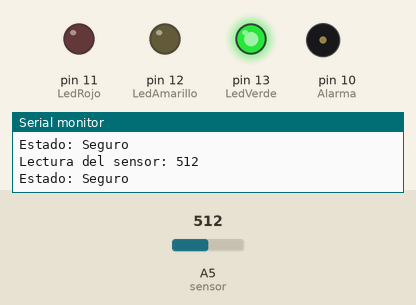
Simulated run of this sketch. Board: Arduino Uno, built with avr-gcc and run on an emulated ATmega328P. Shown: output pins drawn as LEDs (lit = HIGH), buzzer (waves = sounding), the last lines printed to the serial monitor. The test bench sets the inputs (shaded band); at power-on: A5 (sensor) = 512.

Above: at 1.8 s.
1.9 s: A5 (sensor) set to 915
3.4 s: A5 (sensor) set to 946
At 4.4 s:
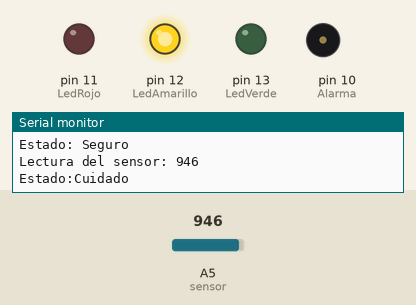
5.5 s: A5 (sensor) set to 979
At 7.3 s:
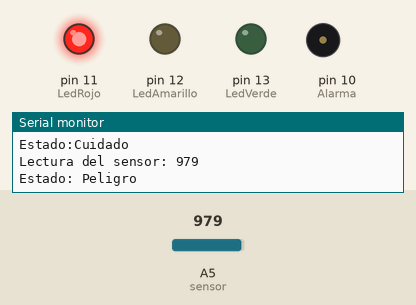
9.6 s: A5 (sensor) set to 950
At 11.7 s:
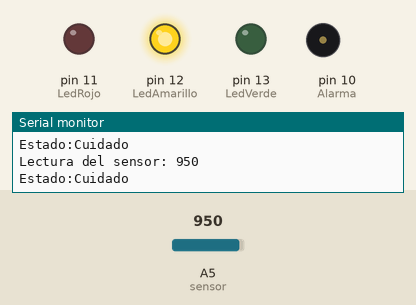
12.0 s: A5 (sensor) set to 970
At 12.9 s:
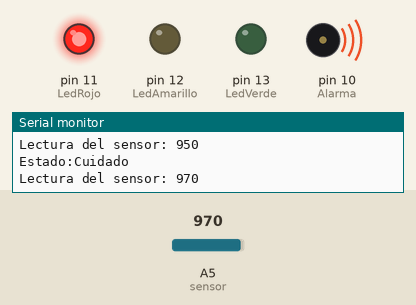
Timing chart, 0 to 17.1 s (numbered marks = the images above; inputs shaded):
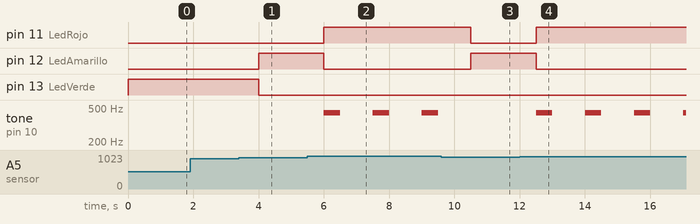

The sketch:

alarma_de_humo.ino
```cpp
/*
Selecion Nacional de Robotica 2020
Porgamacion de :
Mateo Garcia
Nesthor Guillermo
Septiembre 2020
*/

// Declaración de los pines
int sensor=0;
int LedRojo=11;
int LedAmarillo=12;
int LedVerde=13;
int Alarma=10;

void setup()//Declaración de entradas y salidas
{
  Serial.begin(9600);  // para usar el monitor serial
  pinMode(LedRojo,OUTPUT);//OUTPUT = SALIDA
  pinMode(LedAmarillo,OUTPUT);
  pinMode(LedVerde,OUTPUT);
  pinMode(Alarma,OUTPUT);
}

void loop()//Proceso a realizar
{
  sensor = analogRead(A5);//leer datos del sensor
  Serial.print("Lectura del sensor: ");//Que este mensaje aparezca
  Serial.println(sensor); // Monitor serial

  if (sensor<930)// si los datos son realizados hacer esta función
   {
    digitalWrite(LedVerde,HIGH);// HIGH = Estado alto
    digitalWrite(LedAmarillo,LOW);// LOW = Estado bajo
    digitalWrite(LedRojo,LOW);
    noTone(Alarma);// para no sonar el buzzer
    Serial.println("Estado: Seguro");//impresión del monitor serial
   }

  if ((sensor>930) and (sensor<960))/* si los datos son realizados hacer esta función                                  */
   {
    digitalWrite(LedVerde,LOW);
    digitalWrite(LedAmarillo,HIGH);
    digitalWrite(LedRojo,LOW);
    noTone(Alarma);
    Serial.println("Estado:Cuidado");
   }

   if (sensor>960)//si los datos son realizados hacer esta función
   {
    digitalWrite(LedVerde,LOW);
    digitalWrite(LedAmarillo,LOW);
    digitalWrite(LedRojo,HIGH);
    tone(Alarma,440);
    delay(500);
    noTone(Alarma);
    Serial.println("Estado: Peligro");
    }
  delay(1000);
}
// verificar que todos las llaves estén en su lugar
```

Measured:
- the behaviour switches between 930 and 931 on A5 (sensor) (found by bisection; images 0 and 1)
- the behaviour switches between 960 and 961 on A5 (sensor) (found by bisection; images 1 and 2)
- after the input at 3.4 s, pin 12 (LedAmarillo): LOW → HIGH after 0.60 s; pin 13 (LedVerde): HIGH → LOW after 0.60 s
- after the input at 5.5 s, pin 11 (LedRojo): LOW → HIGH after 0.50 s; pin 12 (LedAmarillo): HIGH → LOW after 0.50 s; tone on pin 10 (Alarma): alternates 440 Hz for 0.50 s and silent for 1.0 s, starting after 0.50 s
- after the input at 9.6 s, pin 11 (LedRojo): HIGH → LOW after 0.91 s; pin 12 (LedAmarillo): LOW → HIGH after 0.91 s; tone on pin 10 (Alarma): stays silent (without the input it goes to 440 Hz after 0.91 s)
- after the input at 12.0 s, pin 11 (LedRojo): LOW → HIGH after 0.51 s; pin 12 (LedAmarillo): HIGH → LOW after 0.51 s; tone on pin 10 (Alarma): alternates 440 Hz for 0.50 s and silent for 1.0 s, starting after 0.51 s
